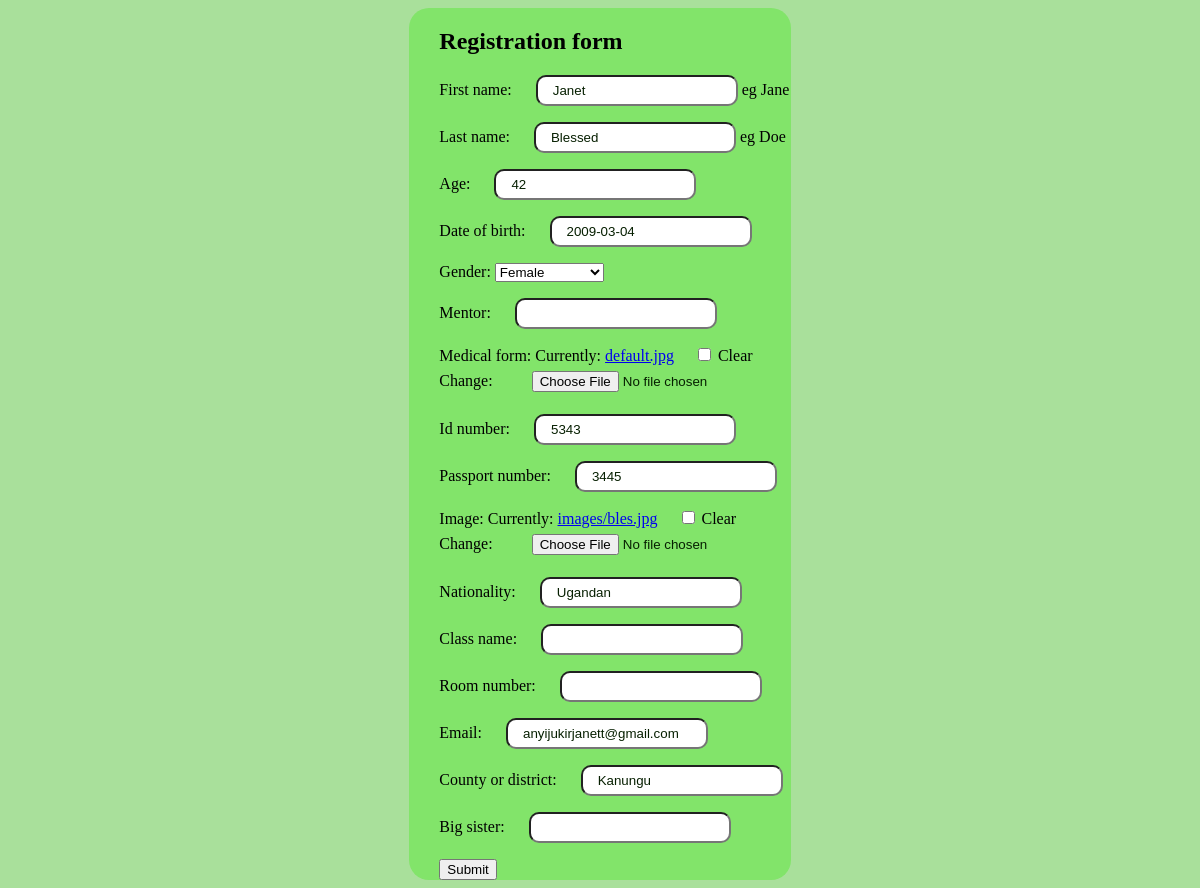
The app's page /students/edit/6/ with its own data.
### students/models.py (models this page shows, shortened)
class Students(models.Model):
    first_name=models.CharField(max_length=10, help_text='eg Jane')
    last_name=models.CharField(max_length=10, help_text='eg Doe')
    age=models.PositiveSmallIntegerField()
    date_of_birth=models.DateField( blank=True, null=True)
    GENDER_CHOICES = (('M', 'Male'), ('F', 'Female'), ('U', 'Unisex/Parody'))
    gender = models.CharField(max_length=1, choices=GENDER_CHOICES, default='female' , blank=True, null=True)
    mentor=models.CharField(max_length=29, null=True, blank=True)
    medical_form=models.FileField(default='default.jpg', blank=True, null=True)
    id_number=models.CharField(max_length=20, default=5343, blank=True, null=True)
    passport_number=models.CharField(max_length=20,default=3445, blank=True, null=True)
    image=models.ImageField(upload_to='images',default='default.jpg', blank=True, null=True)
    countries=(('Uganda'),("Kenya"),('Tanzania'),('Rwanda'),('Sudan'),('South Sudan'))
    nationality=models.CharField(max_length=15, default='Ugandan', blank=True, null=True)
    class_name=models.CharField(max_length=10, null=True, blank=True)
    room_number=models.CharField(max_length=5, null=True, blank=True)
    email=models.EmailField(default='anyijukirjanett@gmail.com', blank=True, null=True)
    county_or_district=models.CharField(max_length=15, blank=True, null=True)
    big_sister=models.CharField(max_length=20, null=True, blank=True)
    """How django stores files"""

### students/views.py (the view)
# urls.py: path('edit/<int:id>/', edit_student, name='edit_student'),
def edit_student(request, id):
    student= Students.objects.get(id=id)
    if request.method=='POST':
        form= StudentRegistrationForm(request.POST, instance=student)
        if form.is_valid:
            form.save()
    else:
        form=StudentRegistrationForm(instance=student)
        return render(request, 'edit_student.html',  {'form':form})
    return redirect(student_list)

### students/forms.py
class StudentRegistrationForm(forms.ModelForm):
    class Meta:
        model=Students
        fields="__all__"

### students/templates/edit_student.html (shortened to what this page needs)
{%load static%}
<!DOCTYPE html>
<html lang="en">
<head>
</head>
<body>
    <form method="POST">
        <h2>Registration form</h2>
        {{form.as_p}}
      <button>Submit</button>
    </form>
</body>
</html>

### students/templates/edit_student.html (style rules this page uses)
* { box-sizing: border-box; }
body { background-color: rgb(169, 224, 155); display: flex; flex-direction: column; align-items: center; justify-content: center; }
form { background-color: rgb(130, 228, 106); border-radius: 20px; padding-left: 30px; }
input { padding: 6px; padding-left: 15px; margin-left: 20px; color: rgb(6, 31, 0); border-radius: 10px; }

### records on screen
Students: first_name "Janet", last_name "Blessed", age "42", date_of_birth "2009-03-04", gender "Female", id_number "5343", passport_number "3445", nationality "Ugandan", email "anyijukirjanett@gmail.com", county_or_district "Kanungu"
